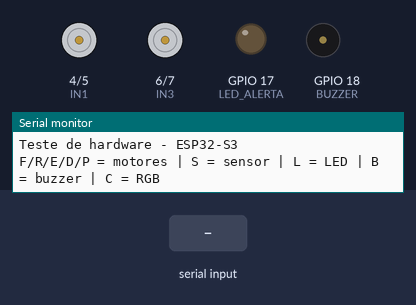
This sketch was run on a simulated ESP32-S3. Shown: motor-driver pin pairs drawn as motors (green arrow = first pin HIGH = forward, orange = second pin HIGH = backward, longer = more drive), output pins drawn as LEDs (lit = HIGH), buzzer (waves = sounding, pin HIGH), the last lines printed to the serial monitor. Inputs (shaded band) come from the test bench.

Above: at 1.7 s.
1.8 s: "F" received over Serial
At 2.3 s:
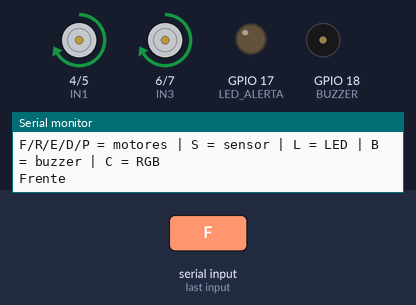
3.3 s: "R" received over Serial
At 4.5 s:
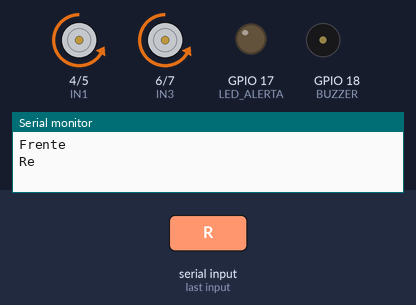
4.8 s: "E" received over Serial
At 5.8 s:
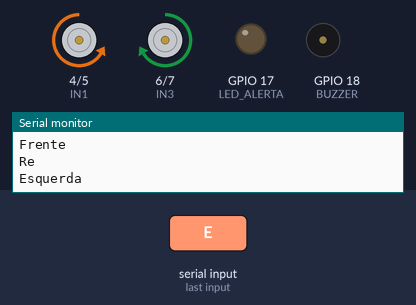
6.3 s: "D" received over Serial
At 6.9 s:
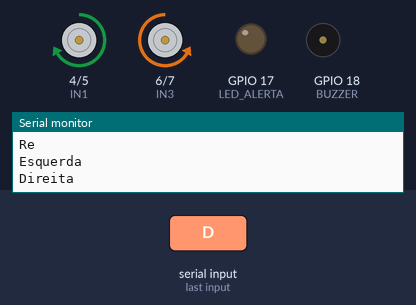
7.8 s: "L" received over Serial
At 8.1 s:
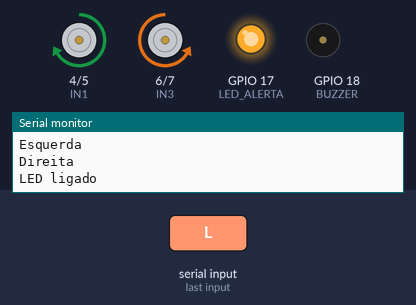
9.3 s: "P" received over Serial
At 10.4 s:
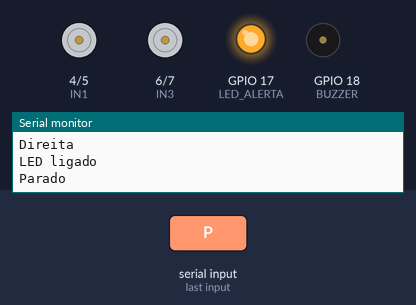
Timing chart, 0 to 11.8 s (numbered marks = the images above; inputs shaded):
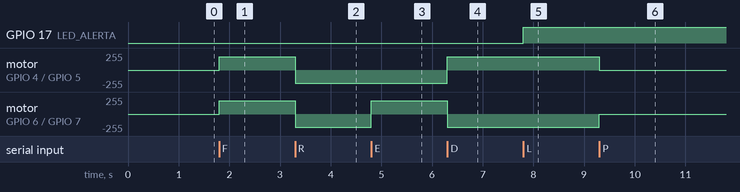

Measured:
- after the input at 1.8 s, motor on GPIO 4 (IN1) / GPIO 5 (IN2), motor on GPIO 6 (IN3) / GPIO 7 (IN4): stopped → forward 200/255 at once
- after the input at 3.3 s, motor on GPIO 4 (IN1) / GPIO 5 (IN2), motor on GPIO 6 (IN3) / GPIO 7 (IN4): forward 200/255 → backward 200/255 at once
- after the input at 4.8 s, motor on GPIO 6 (IN3) / GPIO 7 (IN4): backward 200/255 → forward 200/255 at once
- after the input at 6.3 s, motor on GPIO 4 (IN1) / GPIO 5 (IN2): backward 200/255 → forward 200/255 at once; motor on GPIO 6 (IN3) / GPIO 7 (IN4): forward 200/255 → backward 200/255 at once
- after the input at 7.8 s, GPIO 17 (LED_ALERTA): LOW → HIGH at once
- after the input at 9.3 s, motor on GPIO 4 (IN1) / GPIO 5 (IN2): forward 200/255 → stopped at once; motor on GPIO 6 (IN3) / GPIO 7 (IN4): backward 200/255 → stopped at once

The sketch:

teste_hardware.ino
```cpp
// =====================================================================
//  CP2 - Teste de hardware do carrinho com ESP32-S3-DevKitC-1
//  Comandos pelo Serial Monitor (115200):
//    F = frente | R = ré | E = esquerda | D = direita | P = parar
//    S = liga/desliga leitura do sensor | L = LED | B = buzzer | C = RGB
//  Project-based Maker Lab - FIAP
// =====================================================================

// ---------------------- PINAGEM ----------------------
// Ponte H L298N (jumpers ENA/ENB mantidos, PWM nos pinos IN)
const int IN1 = 4;   // Motor ESQUERDO
const int IN2 = 5;
const int IN3 = 6;   // Motor DIREITO
const int IN4 = 7;

// HC-SR04 (ECHO passa pelo divisor 1k/2k)
const int TRIGGER = 15;
const int ECHO    = 16;

const int LED_ALERTA = 17;
const int BUZZER     = 18;
const int PINO_RGB   = 48;   // em placas v1.1 trocar para 38

const int VELOCIDADE = 200;  // 0 a 255

bool lerSensor = false;
bool ledLigado = false;
bool buzzerLigado = false;
int corRGB = 0;
unsigned long ultimaLeitura = 0;

// ---------------------- MOTORES ----------------------
// vE e vD: velocidade de cada lado (0 a 255). Negativo = para trás.
void motores(int vE, int vD) {
  if (vE >= 0) { analogWrite(IN1, vE); analogWrite(IN2, 0);   }
  else         { analogWrite(IN1, 0);  analogWrite(IN2, -vE); }

  if (vD >= 0) { analogWrite(IN3, vD); analogWrite(IN4, 0);   }
  else         { analogWrite(IN3, 0);  analogWrite(IN4, -vD); }
}

// ---------------------- SENSOR ----------------------
long medirDistancia() {
  digitalWrite(TRIGGER, LOW);
  delayMicroseconds(2);
  digitalWrite(TRIGGER, HIGH);
  delayMicroseconds(10);
  digitalWrite(TRIGGER, LOW);

  long t = pulseIn(ECHO, HIGH, 30000UL);     // timeout de 30 ms (~5 m)
  if (t == 0) return 999;                    // sem eco = nada à frente
  return t / 58;                             // tempo -> cm
}

// ---------------------- RGB ----------------------
void escreverRGB(int r, int g, int b) {
#if ESP_ARDUINO_VERSION_MAJOR >= 3
  rgbLedWrite(PINO_RGB, r, g, b);
#else
  neopixelWrite(PINO_RGB, r, g, b);
#endif
}

void trocarCorRGB() {
  corRGB = (corRGB + 1) % 4;
  switch (corRGB) {
    case 0: escreverRGB(0, 0, 0);   Serial.println("RGB apagado");  break;
    case 1: escreverRGB(0, 40, 0);  Serial.println("RGB verde");    break;
    case 2: escreverRGB(40, 25, 0); Serial.println("RGB amarelo");  break;
    case 3: escreverRGB(40, 0, 0);  Serial.println("RGB vermelho"); break;
  }
}

// ---------------------- COMANDOS ----------------------
void processarComando(char c) {
  switch (toupper(c)) {
    case 'F': motores( VELOCIDADE,  VELOCIDADE); Serial.println("Frente");   break;
    case 'R': motores(-VELOCIDADE, -VELOCIDADE); Serial.println("Re");       break;
    case 'E': motores(-VELOCIDADE,  VELOCIDADE); Serial.println("Esquerda"); break;
    case 'D': motores( VELOCIDADE, -VELOCIDADE); Serial.println("Direita");  break;
    case 'P': motores(0, 0);                     Serial.println("Parado");   break;
    case 'S':
      lerSensor = !lerSensor;
      Serial.println(lerSensor ? "Sensor ligado" : "Sensor desligado");
      break;
    case 'L':
      ledLigado = !ledLigado;
      digitalWrite(LED_ALERTA, ledLigado);
      Serial.println(ledLigado ? "LED ligado" : "LED desligado");
      break;
    case 'B':
      buzzerLigado = !buzzerLigado;
      digitalWrite(BUZZER, buzzerLigado);
      Serial.println(buzzerLigado ? "Buzzer ligado" : "Buzzer desligado");
      break;
    case 'C': trocarCorRGB(); break;
    default: return;                         // ignora \r, \n e outras teclas
  }
}

// ---------------------- SETUP / LOOP ----------------------
void setup() {
  pinMode(IN1, OUTPUT); pinMode(IN2, OUTPUT);
  pinMode(IN3, OUTPUT); pinMode(IN4, OUTPUT);
  pinMode(TRIGGER, OUTPUT);
  pinMode(ECHO, INPUT);
  pinMode(LED_ALERTA, OUTPUT);
  pinMode(BUZZER, OUTPUT);
  digitalWrite(TRIGGER, LOW);
  digitalWrite(LED_ALERTA, LOW);
  digitalWrite(BUZZER, LOW);

  motores(0, 0);
  escreverRGB(0, 0, 0);

  Serial.begin(115200);
  delay(500);
  Serial.println("Teste de hardware - ESP32-S3");
  Serial.println("F/R/E/D/P = motores | S = sensor | L = LED | B = buzzer | C = RGB");
}

void loop() {
  if (Serial.available() > 0) {
    processarComando(Serial.read());
  }

  if (lerSensor && millis() - ultimaLeitura >= 200) {
    ultimaLeitura = millis();
    Serial.print("Distancia: ");
    Serial.print(medirDistancia());
    Serial.println(" cm");
  }
}
```
